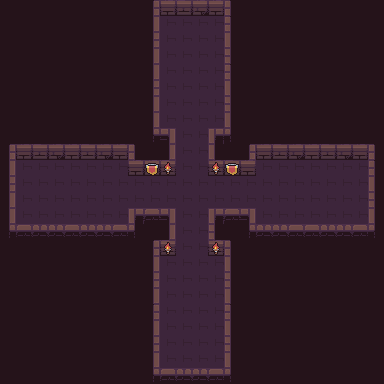

Below is a game level as drawn by its tile map, then a one-line description and the .tmx file that defines it, in full:
An orthogonal 24x24 tile map with 16x16 px tiles, 4 tile layers (background, road, wall, item), 3 tilesets.

<map version="1.2" tiledversion="1.3.3" orientation="orthogonal" renderorder="right-down" width="24" height="24" tilewidth="16" tileheight="16" infinite="0" nextlayerid="5" nextobjectid="1">
 <tileset firstgid="1" source="flag.tsx" />
 <tileset firstgid="5" source="torch.tsx" />
 <tileset firstgid="9" source="Dungeon_Tileset.tsx" />
 <layer id="1" name="background" width="24" height="24">
  <data encoding="csv">
87,87,87,87,87,87,87,87,87,87,87,87,87,87,87,87,87,87,87,87,87,87,87,87,
87,87,87,87,87,87,87,87,87,87,87,87,87,87,87,87,87,87,87,87,87,87,87,87,
87,87,87,87,87,87,87,87,87,87,87,87,87,87,87,87,87,87,87,87,87,87,87,87,
87,87,87,87,87,87,87,87,87,87,87,87,87,87,87,87,87,87,87,87,87,87,87,87,
87,87,87,87,87,87,87,87,87,87,87,87,87,87,87,87,87,87,87,87,87,87,87,87,
87,87,87,87,87,87,87,87,87,87,87,87,87,87,87,87,87,87,87,87,87,87,87,87,
87,87,87,87,87,87,87,87,87,87,87,87,87,87,87,87,87,87,87,87,87,87,87,87,
87,87,87,87,87,87,87,87,87,87,87,87,87,87,87,87,87,87,87,87,87,87,87,87,
87,87,87,87,87,87,87,87,87,87,87,87,87,87,87,87,87,87,87,87,87,87,87,87,
87,87,87,87,87,87,87,87,87,87,87,87,87,87,87,87,87,87,87,87,87,87,87,87,
87,87,87,87,87,87,87,87,87,87,87,87,87,87,87,87,87,87,87,87,87,87,87,87,
87,87,87,87,87,87,87,87,87,87,87,87,87,87,87,87,87,87,87,87,87,87,87,87,
87,87,87,87,87,87,87,87,87,87,87,87,87,87,87,87,87,87,87,87,87,87,87,87,
87,87,87,87,87,87,87,87,87,87,87,87,87,87,87,87,87,87,87,87,87,87,87,87,
87,87,87,87,87,87,87,87,87,87,87,87,87,87,87,87,87,87,87,87,87,87,87,87,
87,87,87,87,87,87,87,87,87,87,87,87,87,87,87,87,87,87,87,87,87,87,87,87,
87,87,87,87,87,87,87,87,87,87,87,87,87,87,87,87,87,87,87,87,87,87,87,87,
87,87,87,87,87,87,87,87,87,87,87,87,87,87,87,87,87,87,87,87,87,87,87,87,
87,87,87,87,87,87,87,87,87,87,87,87,87,87,87,87,87,87,87,87,87,87,87,87,
87,87,87,87,87,87,87,87,87,87,87,87,87,87,87,87,87,87,87,87,87,87,87,87,
87,87,87,87,87,87,87,87,87,87,87,87,87,87,87,87,87,87,87,87,87,87,87,87,
87,87,87,87,87,87,87,87,87,87,87,87,87,87,87,87,87,87,87,87,87,87,87,87,
87,87,87,87,87,87,87,87,87,87,87,87,87,87,87,87,87,87,87,87,87,87,87,87,
87,87,87,87,87,87,87,87,87,87,87,87,87,87,87,87,87,87,87,87,87,87,87,87
</data>
 </layer>
 <layer id="2" name="road" width="24" height="24">
  <data encoding="csv">
0,0,0,0,0,0,0,0,0,0,0,0,0,0,0,0,0,0,0,0,0,0,0,0,
0,0,0,0,0,0,0,0,0,0,26,26,26,26,0,0,0,0,0,0,0,0,0,0,
0,0,0,0,0,0,0,0,0,0,26,26,26,26,0,0,0,0,0,0,0,0,0,0,
0,0,0,0,0,0,0,0,0,0,26,26,26,26,0,0,0,0,0,0,0,0,0,0,
0,0,0,0,0,0,0,0,0,0,26,26,26,26,0,0,0,0,0,0,0,0,0,0,
0,0,0,0,0,0,0,0,0,0,26,26,26,26,0,0,0,0,0,0,0,0,0,0,
0,0,0,0,0,0,0,0,0,0,26,26,26,26,0,0,0,0,0,0,0,0,0,0,
0,0,0,0,0,0,0,0,0,0,26,26,26,26,0,0,0,0,0,0,0,0,0,0,
0,0,0,0,0,0,0,0,0,0,0,26,26,0,0,0,0,0,0,0,0,0,0,0,
0,0,0,0,0,0,0,0,0,0,0,26,26,0,0,0,0,0,0,0,0,0,0,0,
0,26,26,26,26,26,26,26,0,0,0,26,26,0,0,0,26,26,26,26,26,26,26,0,
0,26,26,26,26,26,26,26,26,26,26,26,26,26,26,26,26,26,26,26,26,26,26,0,
0,26,26,26,26,26,26,26,26,26,26,26,26,26,26,26,26,26,26,26,26,26,26,0,
0,26,26,26,26,26,26,26,0,0,0,26,26,0,0,0,26,26,26,26,26,26,26,0,
0,0,0,0,0,0,0,0,0,0,0,26,26,0,0,0,0,0,0,0,0,0,0,0,
0,0,0,0,0,0,0,0,0,0,0,26,26,0,0,0,0,0,0,0,0,0,0,0,
0,0,0,0,0,0,0,0,0,0,26,26,26,26,0,0,0,0,0,0,0,0,0,0,
0,0,0,0,0,0,0,0,0,0,26,26,26,26,0,0,0,0,0,0,0,0,0,0,
0,0,0,0,0,0,0,0,0,0,26,26,26,26,0,0,0,0,0,0,0,0,0,0,
0,0,0,0,0,0,0,0,0,0,26,26,26,26,0,0,0,0,0,0,0,0,0,0,
0,0,0,0,0,0,0,0,0,0,26,26,26,26,0,0,0,0,0,0,0,0,0,0,
0,0,0,0,0,0,0,0,0,0,26,26,26,26,0,0,0,0,0,0,0,0,0,0,
0,0,0,0,0,0,0,0,0,0,26,26,26,26,0,0,0,0,0,0,0,0,0,0,
0,0,0,0,0,0,0,0,0,0,0,0,0,0,0,0,0,0,0,0,0,0,0,0
</data>
 </layer>
 <layer id="3" name="wall" width="24" height="24">
  <data encoding="csv">
0,0,0,0,0,0,0,0,0,9,10,11,12,13,14,0,0,0,0,0,0,0,0,0,
0,0,0,0,0,0,0,0,0,19,0,0,0,0,14,0,0,0,0,0,0,0,0,0,
0,0,0,0,0,0,0,0,0,29,0,0,0,0,24,0,0,0,0,0,0,0,0,0,
0,0,0,0,0,0,0,0,0,39,0,0,0,0,34,0,0,0,0,0,0,0,0,0,
0,0,0,0,0,0,0,0,0,19,0,0,0,0,14,0,0,0,0,0,0,0,0,0,
0,0,0,0,0,0,0,0,0,29,0,0,0,0,24,0,0,0,0,0,0,0,0,0,
0,0,0,0,0,0,0,0,0,39,0,0,0,0,34,0,0,0,0,0,0,0,0,0,
0,0,0,0,0,0,0,0,0,39,0,0,0,0,44,0,0,0,0,0,0,0,0,0,
0,0,0,0,0,0,0,0,0,49,62,0,0,59,54,0,0,0,0,0,0,0,0,0,
9,10,11,12,13,11,12,13,14,0,19,0,0,24,0,9,10,11,12,13,11,12,13,14,
19,0,0,0,0,0,0,0,10,10,11,0,0,10,11,10,0,0,0,0,0,0,0,14,
29,0,0,0,0,0,0,0,0,0,0,0,0,0,0,0,0,0,0,0,0,0,0,24,
39,0,0,0,0,0,0,0,0,0,0,0,0,0,0,0,0,0,0,0,0,0,0,34,
39,0,0,0,0,0,0,0,59,50,62,0,0,59,50,62,0,0,0,0,0,0,0,44,
49,50,51,52,53,51,52,53,54,0,19,0,0,34,0,49,51,52,53,50,51,52,53,54,
0,0,0,0,0,0,0,0,0,9,11,0,0,10,14,0,0,0,0,0,0,0,0,0,
0,0,0,0,0,0,0,0,0,19,0,0,0,0,24,0,0,0,0,0,0,0,0,0,
0,0,0,0,0,0,0,0,0,29,0,0,0,0,34,0,0,0,0,0,0,0,0,0,
0,0,0,0,0,0,0,0,0,39,0,0,0,0,44,0,0,0,0,0,0,0,0,0,
0,0,0,0,0,0,0,0,0,9,0,0,0,0,14,0,0,0,0,0,0,0,0,0,
0,0,0,0,0,0,0,0,0,19,0,0,0,0,24,0,0,0,0,0,0,0,0,0,
0,0,0,0,0,0,0,0,0,29,0,0,0,0,34,0,0,0,0,0,0,0,0,0,
0,0,0,0,0,0,0,0,0,39,0,0,0,0,44,0,0,0,0,0,0,0,0,0,
0,0,0,0,0,0,0,0,0,49,50,51,52,53,54,0,0,0,0,0,0,0,0,0
</data>
 </layer>
 <layer id="4" name="item" width="24" height="24">
  <data encoding="csv">
0,0,0,0,0,0,0,0,0,0,0,0,0,0,0,0,0,0,0,0,0,0,0,0,
0,0,0,0,0,0,0,0,0,0,0,0,0,0,0,0,0,0,0,0,0,0,0,0,
0,0,0,0,0,0,0,0,0,0,0,0,0,0,0,0,0,0,0,0,0,0,0,0,
0,0,0,0,0,0,0,0,0,0,0,0,0,0,0,0,0,0,0,0,0,0,0,0,
0,0,0,0,0,0,0,0,0,0,0,0,0,0,0,0,0,0,0,0,0,0,0,0,
0,0,0,0,0,0,0,0,0,0,0,0,0,0,0,0,0,0,0,0,0,0,0,0,
0,0,0,0,0,0,0,0,0,0,0,0,0,0,0,0,0,0,0,0,0,0,0,0,
0,0,0,0,0,0,0,0,0,0,0,0,0,0,0,0,0,0,0,0,0,0,0,0,
0,0,0,0,0,0,0,0,0,0,0,0,0,0,0,0,0,0,0,0,0,0,0,0,
0,0,0,0,0,0,0,0,0,0,0,0,0,0,0,0,0,0,0,0,0,0,0,0,
0,0,0,0,0,0,0,0,0,1,5,0,0,5,1,0,0,0,0,0,0,0,0,0,
0,0,0,0,0,0,0,0,0,0,0,0,0,0,0,0,0,0,0,0,0,0,0,0,
0,0,0,0,0,0,0,0,0,0,0,0,0,0,0,0,0,0,0,0,0,0,0,0,
0,0,0,0,0,0,0,0,0,0,0,0,0,0,0,0,0,0,0,0,0,0,0,0,
0,0,0,0,0,0,0,0,0,0,0,0,0,0,0,0,0,0,0,0,0,0,0,0,
0,0,0,0,0,0,0,0,0,0,5,0,0,5,0,0,0,0,0,0,0,0,0,0,
0,0,0,0,0,0,0,0,0,0,0,0,0,0,0,0,0,0,0,0,0,0,0,0,
0,0,0,0,0,0,0,0,0,0,0,0,0,0,0,0,0,0,0,0,0,0,0,0,
0,0,0,0,0,0,0,0,0,0,0,0,0,0,0,0,0,0,0,0,0,0,0,0,
0,0,0,0,0,0,0,0,0,0,0,0,0,0,0,0,0,0,0,0,0,0,0,0,
0,0,0,0,0,0,0,0,0,0,0,0,0,0,0,0,0,0,0,0,0,0,0,0,
0,0,0,0,0,0,0,0,0,0,0,0,0,0,0,0,0,0,0,0,0,0,0,0,
0,0,0,0,0,0,0,0,0,0,0,0,0,0,0,0,0,0,0,0,0,0,0,0,
0,0,0,0,0,0,0,0,0,0,0,0,0,0,0,0,0,0,0,0,0,0,0,0
</data>
 </layer>
</map>
